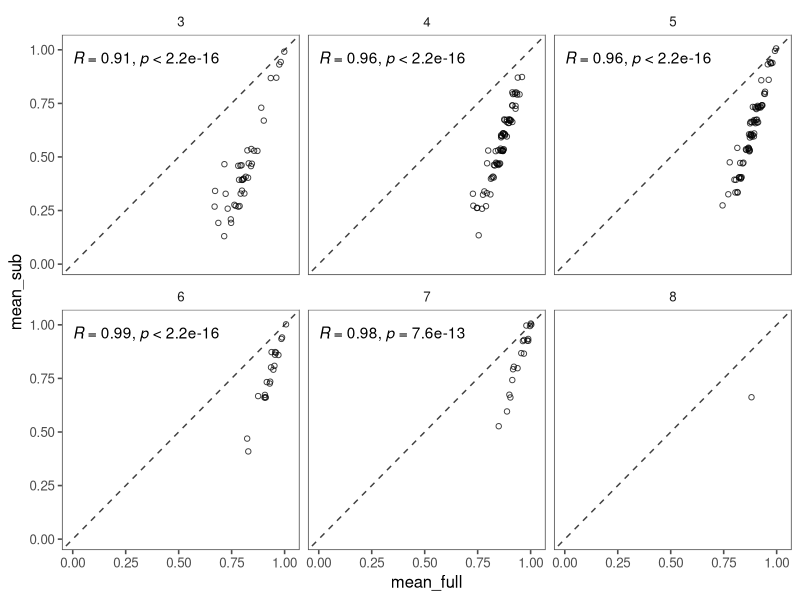

Write R code to recreate this figure. (Note: this script raises an error after producing the figure.)
## ---- chunk 1
library(tidyverse)
library(ggpubr)
library(ggthemes)
## ---- chunk 2
data <- read_csv("../data/clt_clean_data.csv")

model_params <- read_csv("../data/model_parameters_3PL.csv")
## ---- chunk 3
select <-model_params %>%
  pivot_wider(names_from = nlpar, values_from = Estimate)%>%
  arrange(
    Easiness, 
    #-Discrimination
    )%>%
  slice(1:15)%>%
  pull("item")

full <- data%>%
  group_by(age_group,subjID)%>%
  summarise(mean_full = mean(correct))

sub <- data%>%
  filter(targetWord %in% select)%>%
  group_by(age_group,subjID)%>%
  summarise(mean_sub = mean(correct))

comp <- full%>%left_join(sub)

ggplot(comp, aes(x = mean_full, y = mean_sub))+
  geom_abline(intercept = 0, slope = 1, lty = 2, alpha = .75)+
  geom_jitter(pch = 1, alpha = .75, height = 0.01, width = 0.01)+
  stat_cor()+
  facet_wrap(~age_group)+
  ylim(0,1.02)+
  xlim(0,1.02)+
  theme_few()

## ---- chunk 4
dat <- tibble(
  iter = c(),
  items = c(),
  cor = c(),
)

full <- data%>%
  group_by(subjID)%>%
  summarise(mean_full = mean(correct))

for (i in 1:200) {

  items <-params %>% pull("item")

  sel_items <- sample(items, 15)

  sub <- data%>%
  filter(targetWord %in% sel_items)%>%
  group_by(subjID)%>%
  summarise(mean_sub = mean(correct))

  cor <- cor(full$mean_full,sub$mean_sub)

  df <- tibble(
    iter = i,
    items = sel_items,
    cor = cor
  )
  
  dat <- bind_rows(dat,df)

}

dat%>%
  group_by(items)%>%
  summarise(mean_cor = mean(cor))%>%
  arrange(-mean_cor)
  

full <- data%>%
  group_by(age_group,subjID)%>%
  summarise(mean_full = mean(correct))

select2 <- dat%>%group_by(items)%>%
  summarise(mean_cor = mean(cor))%>%
  arrange(-mean_cor)%>%slice(1:15)%>%pull(items)

sub2 <- data%>%
  filter(targetWord %in% select2)%>%
  group_by(age_group,subjID)%>%
  summarise(mean_sub = mean(correct))

comp2<- full%>%left_join(sub2)

ggplot(comp2, aes(x = mean_full, y = mean_sub))+
  geom_abline(intercept = 0, slope = 1, lty = 2, alpha = .75)+
  geom_jitter(pch = 1, alpha = .75, height = 0.01, width = 0.01)+
  stat_cor()+
  facet_wrap(~age_group)+
  ylim(0,1.02)+
  xlim(0,1.02)+
  theme_few()
## ---- chunk 5

score_fn <- function(subset) {
	easinesses <- sort(easiness[subset])
	nn_dists <- rep(0, sum(subset)-1)
	for(i in 1:sum(subset)-1) {
		nn_dists[i] <- easinesses[i+1] - easinesses[i]
	}
	spacing <- -1*sd(nn_dists)
	mean_discrim <- mean(discrimination[subset])
	return(spacing + mean_discrim / 6)
}


proposal_fn <- function(subset) {
	swaps <- sample(c(1, 1, 1, 2, 2, 3), 1)
	for(i in 1:swaps) {
		active_items <- seq(1:length(subset))[subset == TRUE]
		inactive_items <- seq(1:length(subset))[subset == FALSE]
		active_to_swap <- sample(active_items, 1)
		inactive_to_swap <- sample(inactive_items, 1)
		subset[active_to_swap] <- FALSE
		subset[inactive_to_swap] <- TRUE
	}
	return(subset)
}

simulated_annealing <- function(k) {
	easiness <- filter(model_params, nlpar=="Easiness") %>% pull(Estimate)
	discrimination <- filter(model_params, nlpar=="Discrimination") %>% pull(Estimate)
	N <- length(easiness)

	best_subset <- sample(c(rep(TRUE, k), rep(FALSE, N-k)))
	best_score <- score_fn(best_subset)

	temp <- 100
	rejected <- 0
	for(i in 1:1e6) {
		new_subset <- proposal_fn(best_subset)
		new_score <- score_fn(new_subset)
		accept_decrease <- rbernoulli(1, temp / 100)
		if(new_score > best_score | accept_decrease) {
			best_subset <- new_subset
			best_score <- new_score
			print(best_score)
		} else {
			rejected <- rejected + 1
		}
		if(rejected == 100000) {
			break
		}
		temp <- temp*0.999
	}
	return(best_subset)
}
